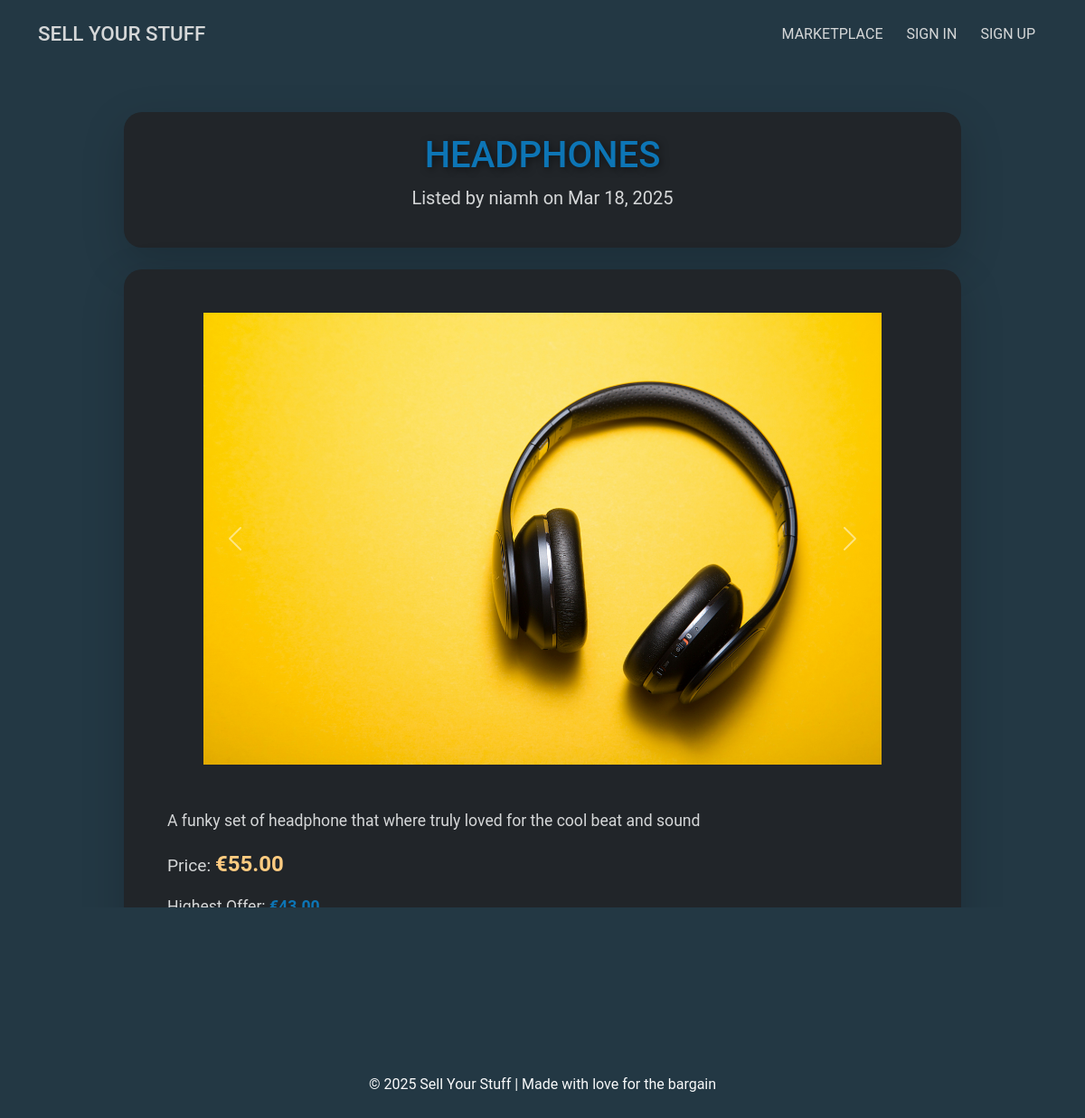
Before: /sales/10/ with the older database file.
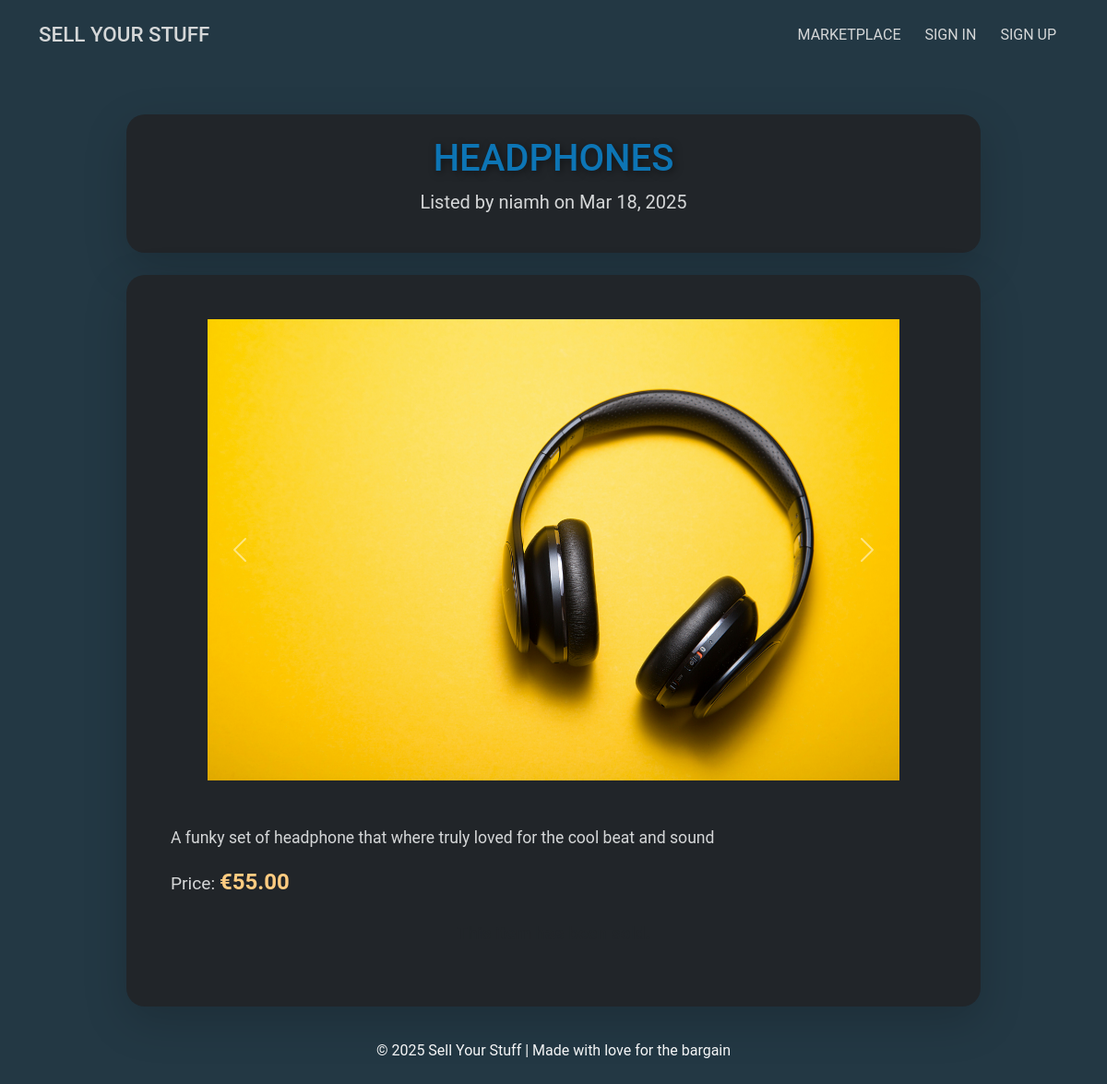
After: the same page with the newer database file.
### sales/models.py (models this page shows, shortened)
class Offer(models.Model):
    sale = models.ForeignKey(Sale, on_delete=models.CASCADE, related_name="offers")
    buyer = models.ForeignKey(
        User, on_delete=models.CASCADE, related_name="offers_made"
    )
    amount = models.DecimalField(max_digits=10, decimal_places=2)
    status = models.CharField(
        max_length=20,
        default="pending",
        choices=[
            ("pending", "Pending"),
            ("accepted", "Accepted"),
            ("rejected", "Rejected"),
        ],
    )
    counter_amount = models.DecimalField(
        max_digits=10, decimal_places=2, null=True, blank=True
    )
    counter_status = models.CharField(
        max_length=20,
        null=True,
        blank=True,
        choices=[
            ("pending", "Pending"),
            ("accepted", "Accepted"),
            ("rejected", "Rejected"),
        ],
    )
    created_at = models.DateTimeField(auto_now_add=True)

### sales/views.py (the view)
# urls.py: path("<int:sale_id>/", views.sale_detail, name="sale_detail"),
def sale_detail(request, sale_id):
    sale = get_object_or_404(Sale, id=sale_id)
    purchase = None
    highest_offer = (
        Offer.objects.filter(sale=sale, status="pending").order_by("-amount").first()
    )
    accepted_offer = None
    if sale.status == "sold" and request.user.is_authenticated:
        purchase = Purchase.objects.filter(sale=sale, buyer=request.user).first()
        accepted_offer = Offer.objects.filter(
            sale=sale, status__in=["accepted", "paid"]
        ).first()
    return render(
        request,
        "sales/sale_detail.html",
        {
            "sale": sale,
            "purchase": purchase,
            "highest_offer": highest_offer,
            "offer": accepted_offer,  # To pass the accepted offer to the template
        },
    )

### sell_ur_stuff_site/context_processors.py (called while the page is built)
def unread_notifications(request):
    if request.user.is_authenticated:
        unread_count = Notification.objects.filter(
            user=request.user, is_read=False
        ).count()
    else:
        unread_count = 0
    return {"unread_notifications": unread_count}

### sales/templates/sales/sale_detail.html (shortened to what the changed rows need)
{% extends "base.html" %}
{% load static %}
{% block content %}
<div class="container mt-5 sale-detail-container">
    <div class="row justify-content-center mb-4 animate__animated animate__fadeIn">
        <div class="col-lg-10">
            <div class="card bg-dark text-light shadow-lg border-0">
                <div class="card-body text-center p-4">
                    <h1 class="sale-detail-title">{{ sale.title }}</h1>
                </div>
            </div>
        </div>
    </div>
    <div class="row justify-content-center">
        <div class="col-lg-10">
            <div class="card bg-dark text-light shadow-lg border-0 animate__animated animate__fadeInUp">
                <div class="card-body p-5">
                    <div class="sale-details">
                        <p class="sale-description">{{ sale.description }}</p>
                        <p class="sale-price">Price: <span class="price-highlight">€{{ sale.price }}</span></p>
                        {% if highest_offer and sale.status == "available" %}
                            <p class="highest-offer">Highest Offer: <span class="offer-highlight">€{{ highest_offer.amount }}</span></p>
                        {% endif %}
                    </div>
                </div>
            </div>
        </div>
    </div>
</div>
{% endblock content %}

Changed rows visible on the page:
no longer on this page (row edited): Offer: amount "43.00"
changed Sale "HEADPHONES": status "available" → "pending" (drawn)
Other visible differences:
text no longer shown: "Highest Offer: €"
